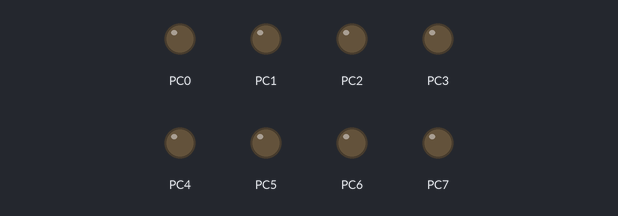
This program was run on a simulated ATmega32, built with avr-gcc and emulated at 4 MHz (the files do not name the chip). Shown: output pins drawn as LEDs (lit = HIGH).

Above: at 12.65 s.
Timing chart, 0 to 40.0 s (numbered marks = the images above):
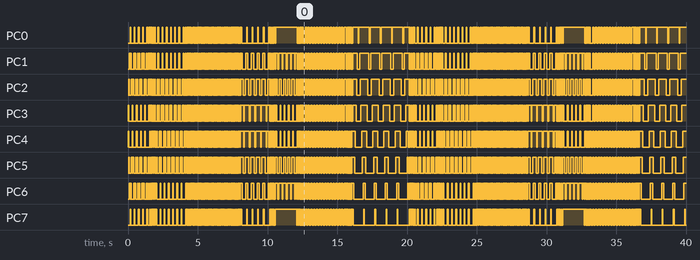

The program:

main.c
```c
/*
 * main.c
 *
 *  CreateB on: Jun 16, 2010
 *      Author: Mukul Sharma/B-Tech IT_BHU_Tronix
 */

#include<avr/io.h>
#include<util/delay.h>
int main()
{
	int m;
	DDRC=255;
	while(1)
	{
m=0;
while(m<5){                      // first pBttern
  // PORTC=0;           //  in binBry   0b1110000101001 etc
     PORTC=24;
   _delay_ms(50);
   PORTC=36;
   _delay_ms(50);
   PORTC=66;
   _delay_ms(50);
   PORTC=129;
   _delay_ms(50);
   PORTC=66;
   _delay_ms(50);
    PORTC=36;
   _delay_ms(50);


   m++;
   }
m=0;
while(m<5)							//breBk
   {

   PORTC=15;
   _delay_ms(50);
   PORTC=240;
   _delay_ms(50);
   m++;
  }
m=0;
while(m<7){							//seconB pBttern
	   PORTC=192;
	   _delay_ms(50);
	   PORTC=48;
	   _delay_ms(50);
	   PORTC=12;
	   _delay_ms(50);
	   PORTC=3;
	   _delay_ms(50);
	   PORTC=12;
	    _delay_ms(50);
	   PORTC=48;
	   _delay_ms(50);
	   m++;

}
m=0;
while(m<5)					//breBk
   {

   PORTC=15;
   _delay_ms(50);
   PORTC=240;
   _delay_ms(50);
   m++;
  }

m=0;
while(m<30)             // 3rB
{
	PORTC=170;
	_delay_ms(50);
	PORTC=85;
	_delay_ms(50);
	m++;
}
m=0;
while(m<5)  //brk
   {

   PORTC=15;
   _delay_ms(50);
   PORTC=240;
   _delay_ms(50);
   m++;
  }

m=0;
while(m<5)			//4th
{
	PORTC=255;
	_delay_ms(50);
	PORTC=126;
	_delay_ms(50);
	PORTC=60;
	_delay_ms(50);
	PORTC=24;
	_delay_ms(50);
	PORTC=0;
	_delay_ms(50);
	PORTC=24;
	_delay_ms(50);
	PORTC=60;
	_delay_ms(50);
	PORTC=126;
	_delay_ms(50);
	m++;
}
m=0;
while(m<5)  //brk
   {

   PORTC=15;
   _delay_ms(50);
   PORTC=240;
   _delay_ms(50);
   m++;
  }

m=0;
while(m<5)    //5th
{
	PORTC=255;
	_delay_ms(50);
	PORTC=231;
	_delay_ms(50);
	PORTC=195;
	_delay_ms(50);
	PORTC=129;
	_delay_ms(50);
	PORTC=195;
	_delay_ms(50);
	PORTC=231;
	_delay_ms(50);
	m++;
}
m=0;
while(m<5)   //brk
   {

   PORTC=15;
   _delay_ms(50);
   PORTC=240;
   _delay_ms(50);
   m++;
  }
m=0;
while(m<15)  //6th
{
	PORTC=0;
	_delay_ms(100);
	PORTC=255;
	_delay_ms(100);
	m++;
 }

m=0;
while(m<5)
   {

   PORTC=15;
   _delay_ms(50);
   PORTC=240;
   _delay_ms(50);
   m++;
  }
m=0;
while(m<5)  //7th
{

	PORTC=255;
	_delay_ms(50);
	PORTC=127;
	_delay_ms(50);
	PORTC=63;
	_delay_ms(50);
	PORTC=31;
	_delay_ms(50);
	PORTC=15;
	_delay_ms(50);
	PORTC=7;
	_delay_ms(50);
	PORTC=3;
	_delay_ms(50);
	PORTC=1;
	_delay_ms(50);
	PORTC=0;
	_delay_ms(50);
	PORTC=1;
	_delay_ms(50);
	PORTC=3;
	_delay_ms(50);
	PORTC=7;
	_delay_ms(50);
	PORTC=15;
	_delay_ms(50);
	PORTC=31;
	_delay_ms(50);
	PORTC=63;
	_delay_ms(50);
	PORTC=127;
	_delay_ms(50);
	m++;
}

m=0;
while(m<5)
   {

   PORTC=15;
   _delay_ms(50);
   PORTC=240;
   _delay_ms(50);
   m++;
  }

	}

 return 0;
}
```
